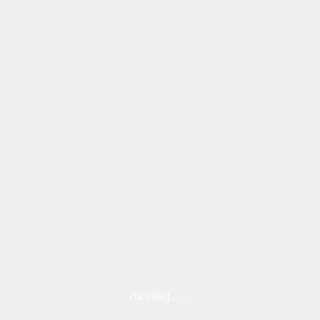
<?xml version="1.0" encoding="UTF-8"?>
<ui version="4.0">
    <class>WaitHintWidget</class>
    <widget class="QWidget" name="WaitHintWidget">
        <property name="geometry">
            <rect>
                <x>0</x>
                <y>0</y>
                <width>320</width>
                <height>320</height>
            </rect>
        </property>
        <property name="windowTitle">
            <string>Form</string>
        </property>
        <layout class="QVBoxLayout" name="verticalLayout" stretch="10,1">
            <item>
                <widget class="QLabel" name="gifLabel">
                    <property name="styleSheet">
                        <string notr="true">color: rgb(0, 0, 0);
                            background-color: transparent;
                        </string>
                    </property>
                    <property name="text">
                        <string/>
                    </property>
                    <property name="alignment">
                        <set>Qt::AlignCenter</set>
                    </property>
                </widget>
            </item>
            <item>
                <widget class="QLabel" name="hintLabel">
                    <property name="styleSheet">
                        <string notr="true">color: rgb(255, 255, 255);
                            background-color: transparent;
                        </string>
                    </property>
                    <property name="text">
                        <string>running......</string>
                    </property>
                    <property name="alignment">
                        <set>Qt::AlignCenter</set>
                    </property>
                </widget>
            </item>
        </layout>
    </widget>
    <resources/>
    <connections/>
</ui>
